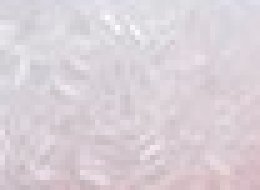
#> input picture fusebeads_palette/0.png, 52 x 38 px (shown 5 times larger); its folder holds only this picture in this run
$ python main.py --imagePath fusebeads_palette/0.png
#> lines starting #> are read from the running program, lines starting #| are printed output that depends on the picture
import PIL.Image
from ctypes.wintypes import RGB
from skimage import color as col
from os import listdir
from os.path import isfile, isdir
import numpy as np
import argparse

MAX_INT = 42424242

def rgb2hex(rgb : tuple) -> str:
    return('#{:02x}{:02x}{:02x}'.format(rgb[0],rgb[1],rgb[2]))

def hex2rgb(hex : str) -> tuple:
    return(tuple(int(hex.strip("#")[i:i+2], 16) for i in (0, 2, 4)))

def mean_color_of_image(image : PIL.Image.Image) -> tuple:
    array = np.array(image.getdata())
    mean = array.mean(axis=0, dtype=int)
    mean = mean[:3]
    return(tuple(mean))

def median_color_of_image(image : PIL.Image.Image) -> tuple:
    array = np.array(image.getdata())
    median = np.mean(array, axis=0, dtype=int)
    median = median[:3]
    return(tuple(median))

def get_palette_from_file(filePath : str) -> list:
    palette = list()
    array = np.genfromtxt(filePath, delimiter=",", dtype=int)
    for rgb in array:
        palette.append(tuple(rgb))
    return(palette)

def get_palette_from_folder(directoryPath : str) -> list:
    palette = list()
    for file in listdir(directoryPath):
        tmp_img = PIL.Image.open(directoryPath+"/"+file)
        tmp_averagecolor = mean_color_of_image(tmp_img)
        palette.append(tmp_averagecolor)
    return(palette)

def palette_to_csv(palette : list, outPath : str) -> bool:
    array = np.array(palette)
    np.savetxt(outPath, array, delimiter=",", fmt="%i", comments="", header="r,g,b")
    return(True)

def closest_rgb(color : tuple, color_list : list) -> tuple:
    color_list = np.array(color_list)
    color = np.array(color)
    distances = np.sqrt(np.sum((color_list-color)**2,axis=1))
    index_of_smallest = np.where(distances==np.amin(distances))
    return(tuple(color_list[index_of_smallest][0]))

# works really badly... damn you random stackoverflow post (https://youtu.be/muehxvezYmI)
def closest_rgb_labdeltaE(color : tuple, color_list : list) -> tuple:
    color_list = np.array(color_list, dtype="float")
    color_list_lab = np.array([col.rgb2lab(x) for x in color_list])

    color = np.array(color, dtype="float")
    color_lab = np.array(col.rgb2lab(color))

    distances = np.array([col.delta_e.deltaE_ciede2000(color_lab, x) for x in color_list_lab])
    index_of_smallest = np.where(distances==np.amin(distances))
    return(tuple(color_list[index_of_smallest][0].astype("int")))

def closest_image(color_palette : list, image : PIL.Image.Image) -> PIL.Image.Image:
    image.convert("RGB")
    closest_image = image.copy()
    closest_colors = dict()

    for x in range(image.width):
        for y in range(image.height):
            tmp_rgb = image.getpixel((x,y))
            if(tmp_rgb not in closest_colors):
                closest_colors[tmp_rgb] = closest_rgb(tmp_rgb, color_palette)
            closest_image.putpixel((x,y), closest_colors[tmp_rgb])
    return closest_image

def get_colors2array(get_colors : list) -> np.ndarray:
    array = np.empty(shape=[0,4], dtype=int)
    for x in range(len(get_colors)):
        if(get_colors[x][1][3] != 0):
            array = np.vstack([array, np.append(get_colors[x][0], np.array(get_colors[x][1][:3]))])
    return(array)


def main():

    parser = argparse.ArgumentParser(description='Script to convert spritesheet to a restricted color palette scraped from directory.')

    parser.add_argument('-i', '--imagePath', action='store', dest='imagePath', type=str, default="spritesheet.png", help='Spritesheet to process.')
    parser.add_argument('-c', '--color_palette', action='store', dest='color_palette', type=str, default="fusebeads_palette", help='Path to color palette : either a txt file with coma-separated r,g,b values per line OR path to a directory where each image file dominant color will be scraped.')
    parser.add_argument('-o', '--outpath', action='store', dest='outPath', type=str, default="PROCESSED_spritesheet", help='outfile path to write converted spritesheet as png and converted color pixel count as csv.')
    parser.add_argument("-v", "--verbose", action = "store_true", dest='verbose', help = "run script with more verbose.")

    args = parser.parse_args()

    if(args.verbose):
        print("# loading input image :"+args.imagePath)
    image=PIL.Image.open(args.imagePath)
#> image is the input picture: PIL image 52x38 RGBA; mean R, G, B, A 218, 208.9, 215.2, 255
    image.load()

    # store alpha channel
    alphachan = image.split()[-1]
#> alphachan: PIL image 52x38 L; every value is 255
    image = image.convert("RGB")
#> image: PIL image 52x38 RGB

    ## Get color palette from taking average color for each files in directory (or pickled list)
    if(args.verbose):
        print("# loading color palette from :"+args.color_palette)

    if(isfile(args.color_palette)):
        palette_rgb = get_palette_from_file(args.color_palette)
    elif(isdir(args.color_palette)):
        palette_rgb = get_palette_from_folder(args.color_palette)
#> in mean_color_of_image, `array = np.array(image.getdata())`: array = 1976 rows, first 6: [213, 210, 219, 255], [215, 212, 221, 255], [216, 213, 222, 255], [217, 214, 224, 255], [214, 211, 220, 255], [211, 208, 217, 255]
#> in mean_color_of_image, `mean = array.mean(axis=0, dtype=int)`: mean = [217, 208, 215, 255]
#> in mean_color_of_image, `mean = mean[:3]`: mean = [217, 208, 215]
#> in get_palette_from_folder, `tmp_averagecolor = mean_color_of_image(tmp_img)`: tmp_averagecolor = (217, 208, 215)
#> palette_rgb = [(217, 208, 215)]
    else:
        print("--color_palette need to be a file or a directory path.")
        exit()

    ## Convert colors to color palette (aka avaliable fusebead colors)
    if(args.verbose):
        print("# converting each pixel to closest color in palette")

    new_image = closest_image(palette_rgb, image)
#> the loop in closest_image, `for x in range(image.width):` made 52 passes
#> after the loop in closest_image, `for x in range(image.width):`:
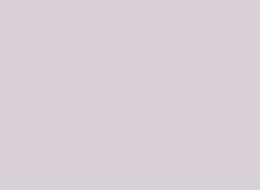
#> closest_image: PIL image 52x38 RGB (shown 5 times larger); mean R, G, B 217, 208, 215
    new_image.putalpha(alphachan) #add alpha channel again

    ## Count number of pixels of each new color (aka necessary fusebeads of each color to complete the project)
    image_colors_rgb = new_image.getcolors(MAX_INT)

    ## Output
    if(args.verbose):
        print("# output management")

    new_image.save(args.outPath+".png")
    np.savetxt(args.outPath+".csv", get_colors2array(image_colors_rgb), delimiter=",", fmt="%i", comments="", header="pixel count,r,g,b")
#> the loop in get_colors2array, `for x in range(len(get_colors)):` made 1 pass

    return(True)

if __name__ == "__main__":
    main()
